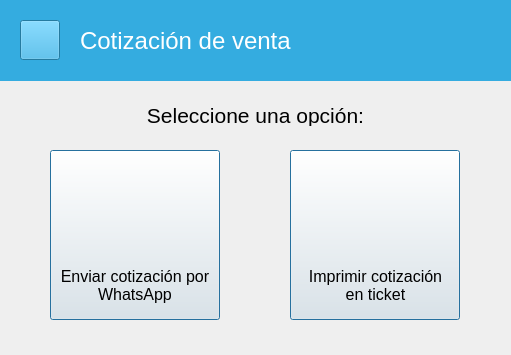
<?xml version="1.0" encoding="UTF-8"?>
<ui version="4.0">
 <class>EnviarCotizacion</class>
 <widget class="QWidget" name="EnviarCotizacion">
  <property name="windowModality">
   <enum>Qt::ApplicationModal</enum>
  </property>
  <property name="geometry">
   <rect>
    <x>0</x>
    <y>0</y>
    <width>511</width>
    <height>355</height>
   </rect>
  </property>
  <property name="windowTitle">
   <string>Form</string>
  </property>
  <property name="windowIcon">
   <iconset resource="../resources.qrc">
    <normaloff>:/img/icon.ico</normaloff>:/img/icon.ico</iconset>
  </property>
  <widget class="QFrame" name="frame">
   <property name="geometry">
    <rect>
     <x>0</x>
     <y>0</y>
     <width>511</width>
     <height>81</height>
    </rect>
   </property>
   <property name="styleSheet">
    <string notr="true">background-color: rgb(52, 172, 224);</string>
   </property>
   <widget class="QLabel" name="label">
    <property name="geometry">
     <rect>
      <x>80</x>
      <y>20</y>
      <width>281</width>
      <height>41</height>
     </rect>
    </property>
    <property name="font">
     <font>
      <pointsize>18</pointsize>
     </font>
    </property>
    <property name="styleSheet">
     <string notr="true">color: rgb(255, 255, 255);</string>
    </property>
    <property name="text">
     <string>Cotización de venta</string>
    </property>
   </widget>
   <widget class="ClickableIcon" name="btRegresar">
    <property name="geometry">
     <rect>
      <x>20</x>
      <y>20</y>
      <width>40</width>
      <height>40</height>
     </rect>
    </property>
    <property name="icon">
     <iconset resource="../resources.qrc">
      <normaloff>:/img/resources/images/leftarrow.png</normaloff>:/img/resources/images/leftarrow.png</iconset>
    </property>
    <property name="iconSize">
     <size>
      <width>40</width>
      <height>40</height>
     </size>
    </property>
   </widget>
  </widget>
  <widget class="QLabel" name="label_2">
   <property name="geometry">
    <rect>
     <x>125</x>
     <y>105</y>
     <width>261</width>
     <height>21</height>
    </rect>
   </property>
   <property name="font">
    <font>
     <pointsize>16</pointsize>
    </font>
   </property>
   <property name="text">
    <string>Seleccione una opción:</string>
   </property>
   <property name="alignment">
    <set>Qt::AlignCenter</set>
   </property>
  </widget>
  <widget class="QLabel" name="label_62">
   <property name="geometry">
    <rect>
     <x>95</x>
     <y>170</y>
     <width>80</width>
     <height>80</height>
    </rect>
   </property>
   <property name="contextMenuPolicy">
    <enum>Qt::DefaultContextMenu</enum>
   </property>
   <property name="frameShadow">
    <enum>QFrame::Plain</enum>
   </property>
   <property name="text">
    <string notr="true"/>
   </property>
   <property name="pixmap">
    <pixmap resource="../resources.qrc">:/img/resources/images/whatsapp.png</pixmap>
   </property>
   <property name="scaledContents">
    <bool>true</bool>
   </property>
   <property name="textInteractionFlags">
    <set>Qt::NoTextInteraction</set>
   </property>
  </widget>
  <widget class="QLabel" name="label_63">
   <property name="geometry">
    <rect>
     <x>50</x>
     <y>265</y>
     <width>170</width>
     <height>41</height>
    </rect>
   </property>
   <property name="font">
    <font>
     <pointsize>12</pointsize>
     <bold>false</bold>
    </font>
   </property>
   <property name="text">
    <string notr="true">Enviar cotización por WhatsApp</string>
   </property>
   <property name="alignment">
    <set>Qt::AlignCenter</set>
   </property>
   <property name="wordWrap">
    <bool>true</bool>
   </property>
  </widget>
  <widget class="QPushButton" name="btWhatsapp">
   <property name="geometry">
    <rect>
     <x>50</x>
     <y>150</y>
     <width>170</width>
     <height>170</height>
    </rect>
   </property>
   <property name="text">
    <string/>
   </property>
   <property name="default">
    <bool>true</bool>
   </property>
  </widget>
  <widget class="QPushButton" name="btTicket">
   <property name="geometry">
    <rect>
     <x>290</x>
     <y>150</y>
     <width>170</width>
     <height>170</height>
    </rect>
   </property>
   <property name="text">
    <string/>
   </property>
   <property name="default">
    <bool>true</bool>
   </property>
  </widget>
  <widget class="QLabel" name="label_64">
   <property name="geometry">
    <rect>
     <x>305</x>
     <y>265</y>
     <width>141</width>
     <height>41</height>
    </rect>
   </property>
   <property name="font">
    <font>
     <pointsize>12</pointsize>
     <bold>false</bold>
    </font>
   </property>
   <property name="text">
    <string notr="true">Imprimir cotización en ticket</string>
   </property>
   <property name="alignment">
    <set>Qt::AlignCenter</set>
   </property>
   <property name="wordWrap">
    <bool>true</bool>
   </property>
  </widget>
  <widget class="QLabel" name="label_65">
   <property name="geometry">
    <rect>
     <x>335</x>
     <y>170</y>
     <width>80</width>
     <height>80</height>
    </rect>
   </property>
   <property name="contextMenuPolicy">
    <enum>Qt::DefaultContextMenu</enum>
   </property>
   <property name="frameShadow">
    <enum>QFrame::Plain</enum>
   </property>
   <property name="text">
    <string notr="true"/>
   </property>
   <property name="pixmap">
    <pixmap resource="../resources.qrc">:/img/resources/images/bill.png</pixmap>
   </property>
   <property name="scaledContents">
    <bool>true</bool>
   </property>
   <property name="textInteractionFlags">
    <set>Qt::NoTextInteraction</set>
   </property>
  </widget>
  <zorder>btWhatsapp</zorder>
  <zorder>frame</zorder>
  <zorder>label_2</zorder>
  <zorder>label_62</zorder>
  <zorder>label_63</zorder>
  <zorder>btTicket</zorder>
  <zorder>label_64</zorder>
  <zorder>label_65</zorder>
 </widget>
 <customwidgets>
  <customwidget>
   <class>ClickableIcon</class>
   <extends>QPushButton</extends>
   <header>utils.mywidgets.h</header>
  </customwidget>
 </customwidgets>
 <resources>
  <include location="../resources.qrc"/>
 </resources>
 <connections/>
</ui>
